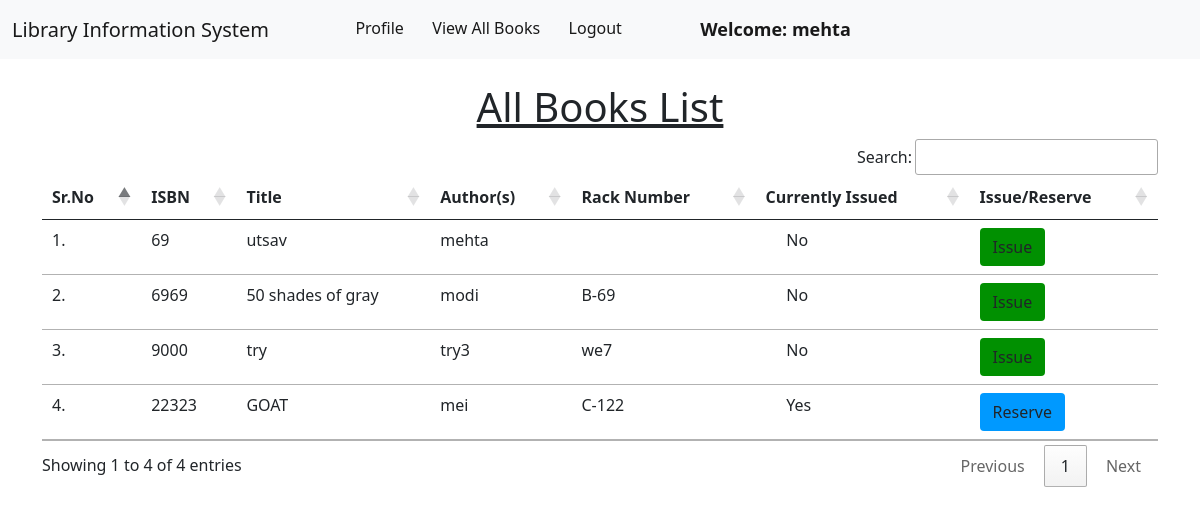
Page /member/view_books/ (signed in) on the earlier database version.
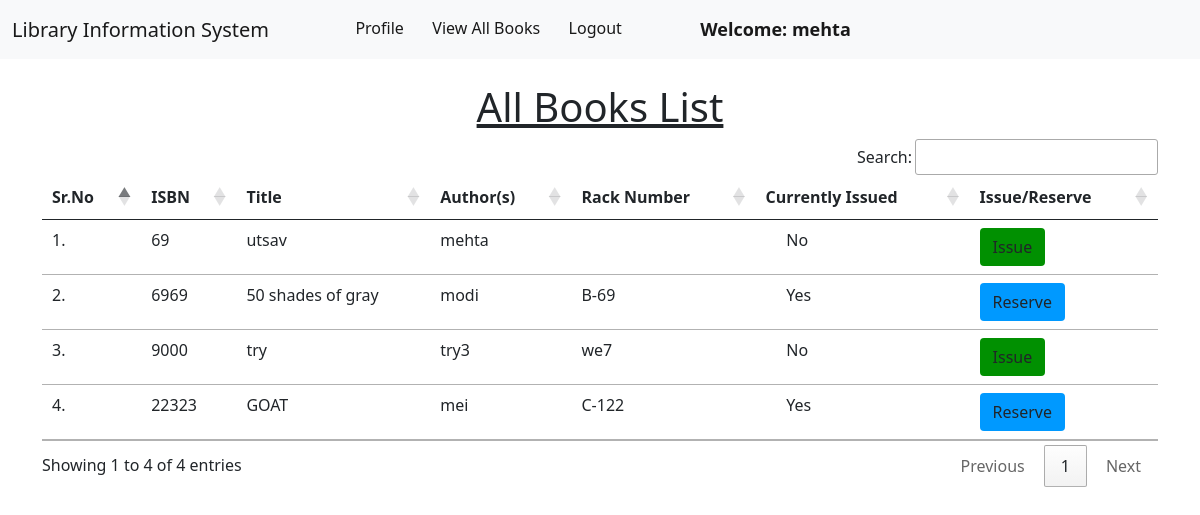
Same page on the later database version.
### book/models.py (models this page shows, shortened)
class Book(models.Model):
    title = models.CharField(max_length=200)
    author = models.CharField(max_length=200)
    isbn = models.CharField(max_length= 15)
    rack_number = models.CharField(max_length= 10)
    issue_date = models.DateField(null= True)
    date_added = models.DateField(null=True)
    return_requested = models.BooleanField(default=False)
    issue_member = models.ForeignKey("member.Member", on_delete = models.SET_NULL, null = True)

### member/views.py (the view)
# urls.py: path("view_books/", views.view_books, name="view_books"),
@login_required(login_url = '/member/login')
def view_books(request):
    books = Book.objects.all()
    return render(request, "member/view_books.html", {'books' :books})

### member/templates/member/view_books.html (shortened to what this page needs)
{% extends 'member/member_navbar.html' %}
{% load static %}
{% block body %}
<div class="container mt-4">
    <h1 class="text-center"><u>All Books List</u></h1>
    <table class="table table-hover" id="example">
        <thead>
            <tr>
                <th>Sr.No</th>
                <th>ISBN</th>
                <th>Title</th>
                <th>Author(s)</th>
                <th>Rack Number</th>
                <th>Currently Issued</th>
                <th>Issue/Reserve</th>
            </tr>
        </thead>
        <tbody>
            {% for book in books %}
            <tr>
                <td>{{forloop.counter}}.</td>
                <td>{{book.isbn}}</td>
                <td>{{book.title}}</td>
                <td>{{book.author}}</td>
                <td>{{book.rack_number}}</td>
                {% if book.issue_date is "" or book.issue_date is null %}
                    <td>&nbsp;&nbsp;&nbsp;&nbsp;&nbsp;No</td>
                    <td><a href="/member/issue_book/{{book.id}}/" class="btn btn-issue" onclick="return confirm('Are you sure you want to Issue this book?')">Issue</a></td>
                {% else %}
                    <td>&nbsp;&nbsp;&nbsp;&nbsp;&nbsp;Yes</td>
                    <td><a href="/member/reserve_book/{{book.id}}/" class="btn btn-reserve" onclick="return confirm('Are you sure you want to Reserve this book?')">Reserve</a></td>
                {% endif %}
            </tr>
            {% endfor %}
        </tbody>
    </table>
    </div>
{% endblock %}

Differences in the rows shown:
changed Book "50 shades of gray": issue_date "No Issue" → "Yes Reserve"
